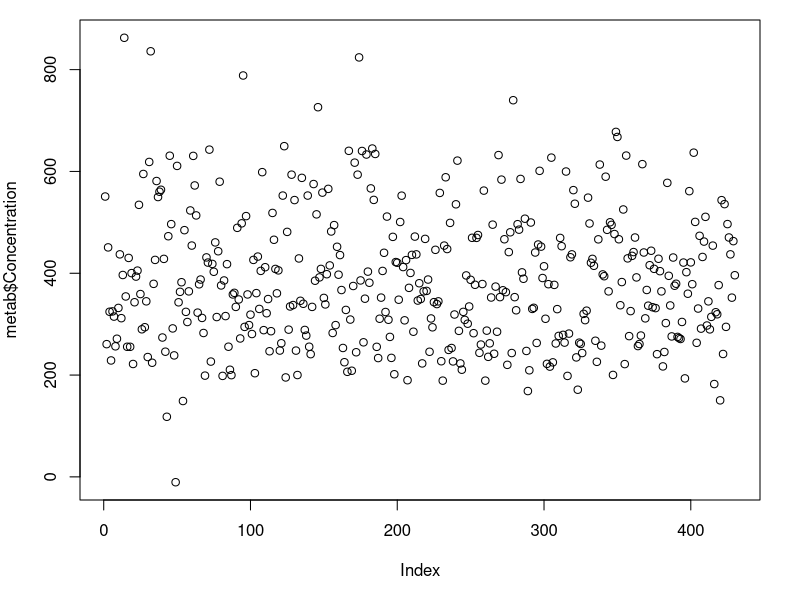
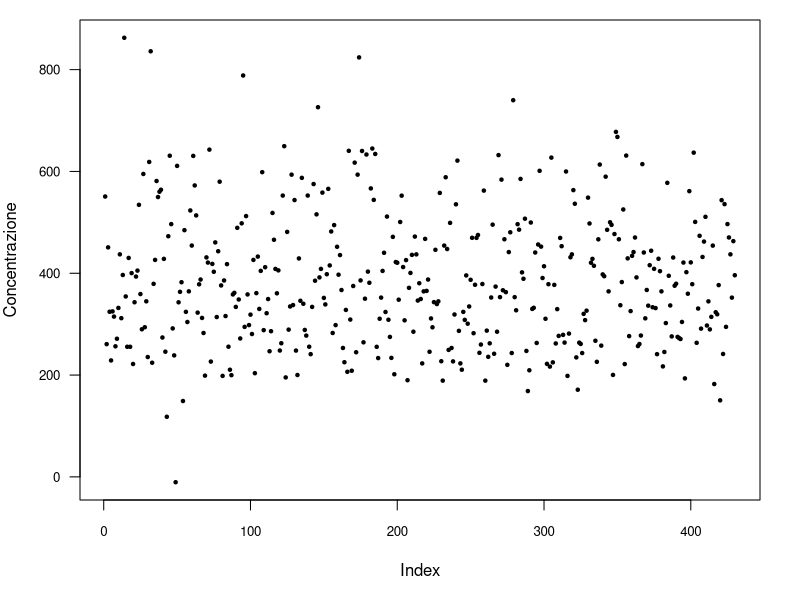
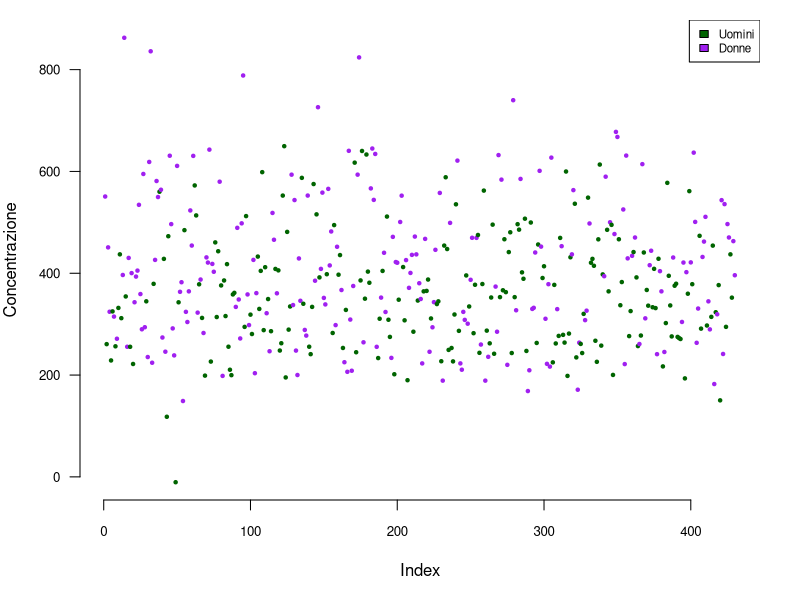
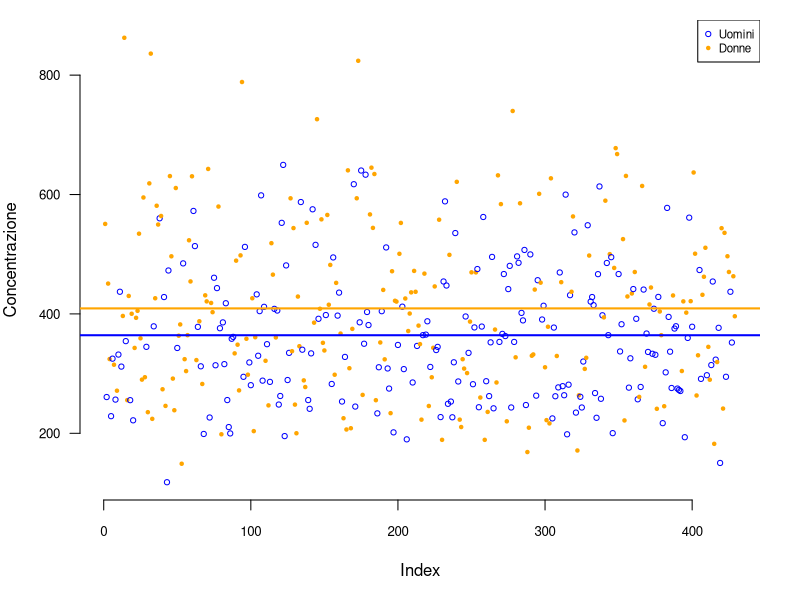
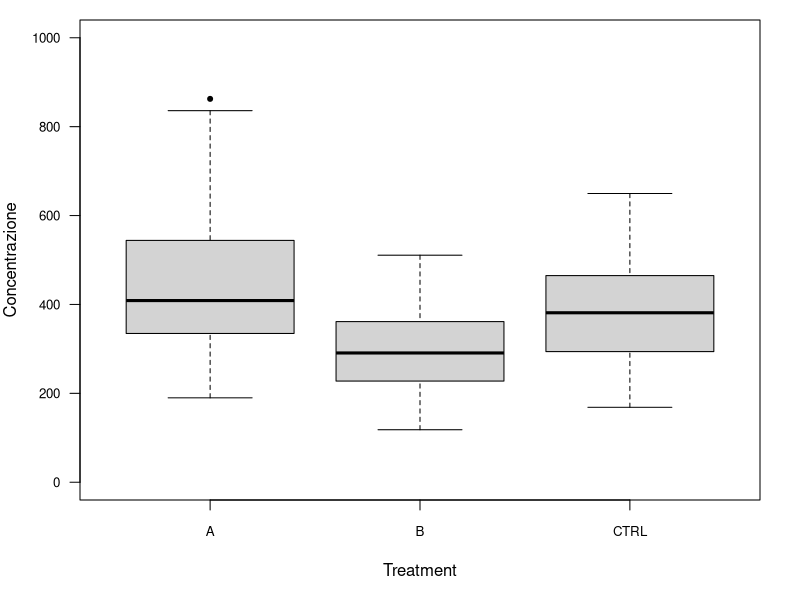
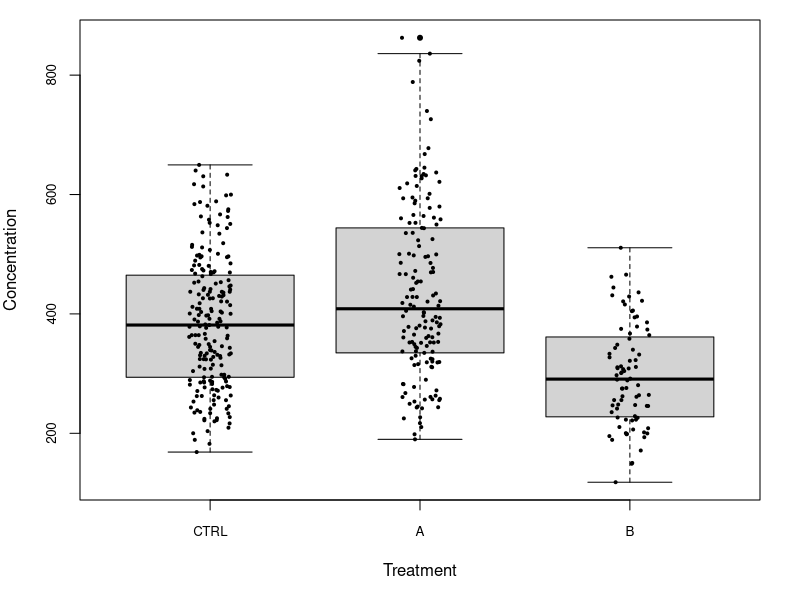
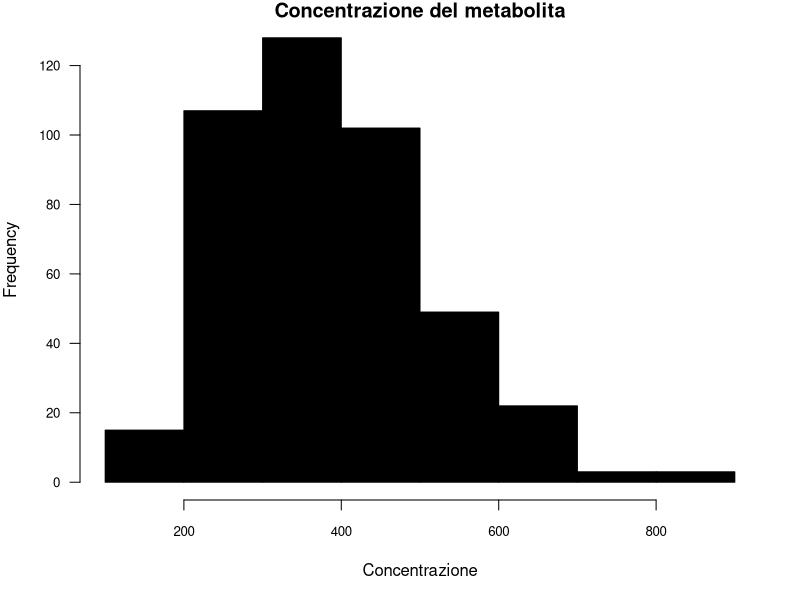
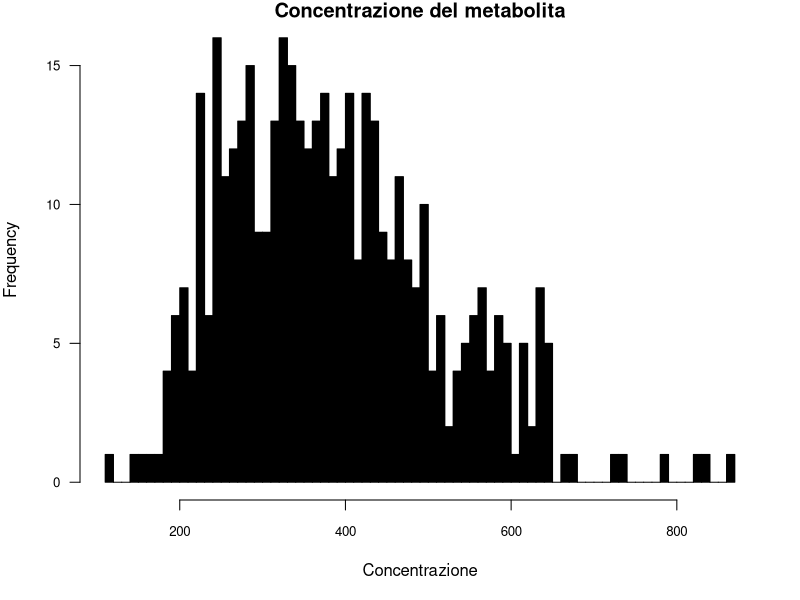

Write R code to recreate these figures, in order.
## ---- chunk 1
library(tufte)
library(xtable)
knitr::opts_chunk$set(echo = TRUE)
knitr::opts_knit$set(global.par = TRUE)

# See https://stackoverflow.com/questions/25646333/code-chunk-font-size-in-rmarkdown-with-knitr-and-latex
def.chunk.hook  <- knitr::knit_hooks$get("chunk")
knitr::knit_hooks$set(chunk = function(x, options) 
  {
  x <- def.chunk.hook(x, options)
  ifelse(options$size != "normalsize", paste0("\\", options$size,"\n\n", x, "\n\n\\normalsize"), x)
  })
## ---- chunk 2
metab <- read.csv("metab-workshop1.csv")
## ---- chunk 3
head(metab)
## ---- chunk 4
colnames(metab)
## ---- chunk 5
nrow(metab)
## ---- chunk 6
# Prendi tutte le righe con _Sex_ = "F" e tutte le colonne.
females <- metab[metab$Sex == "F",] 
nrow(females)
nrow(metab) - nrow(females) # Numero di uomini = totale - donne
## ---- chunk 7
table(metab$Sex)
## ---- chunk 8
summary(metab)
## ---- chunk 9
median(metab$Age)
## ---- chunk 10
par(mar = c(5, 4, 1, 2))
## ---- chunk 11
plot(metab$Concentration)
## ---- chunk 12
plot(metab$Concentration, 
     pch = 20, cex = 0.7, cex.axis = 0.8, las = 1, 
     ylab = "Concentrazione")
## ---- chunk 13
pointcolor <- rep("darkgreen", nrow(metab))
pointcolor[metab$Sex == "F"] <- "purple"
plot(metab$Concentration, col = pointcolor, bty = "n",
     pch = 20, cex = 0.7, cex.axis = 0.8, las = 1, 
     ylab = "Concentrazione")
legend("topright", legend = c("Uomini", "Donne"), fill = c("darkgreen", "purple"), cex = 0.7)
## ---- chunk 14
# Questa funzione ottiene le righe che contengono
# valori negativi, in questo caso riga 49
wrong.val <- which(metab$Concentration < 0)
# Usando - davanti al numero di riga (o colonna) rimuoviamo quella riga (o colonna). Riassegnando il risultato a metab, sovrascriviamo il suo valore precedente
metab <- metab[-wrong.val,]
## ---- chunk 15
pointch <- ifelse(metab$Sex == "F", 20, 21)
pointcol <- ifelse(metab$Sex == "F", "orange", "blue")

plot(metab$Concentration, col = pointcol, bty = "n",
     pch = pointch, cex = 0.7, cex.axis = 0.8, las = 1, 
     ylab = "Concentrazione")
legend("topright", legend = c("Uomini", "Donne"), 
       col = c("blue", "orange"), 
       pch = c(21, 20), cex = 0.7)
mean.M <- mean(metab$Concentration[metab$Sex == "M"])
mean.F <- mean(metab$Concentration[metab$Sex == "F"])
abline(h = mean.M, col = "blue", lwd = 2)
abline(h = mean.F, col = "orange", lwd = 2)
## ---- chunk 16
par(cex.axis = 0.8)
## ---- chunk 17
boxplot(Concentration ~ Treatment, metab, las = 1, 
        ylim = c(0, 1000), pch = 20,
        ylab = "Concentrazione")
## ---- chunk 18
metab$Treatment <- factor(metab$Treatment, levels = c("CTRL", "A", "B")) 
## ---- chunk 19
boxplot(Concentration ~ Treatment, metab, pch = 20)
stripchart(Concentration ~ Treatment, metab, add = TRUE, vert = TRUE, 
           pch = 20, cex = 0.6, 
           method = "jitter", jitter = 0.1)
## ---- chunk 20
hist(metab$Concentration, col = "black", las = 1,
     main = "Concentrazione del metabolita", xlab = "Concentrazione")
## ---- chunk 21
# Istogramma con 100 colonne
hist(metab$Concentration, col = "black", las = 1, br = 100,
     main = "Concentrazione del metabolita", xlab = "Concentrazione")
# Istogramma con colonne da 0 a 1000 di larghezza = 50 
hist(metab$Concentration, col = "black", las = 1, br = seq(0, 1000, 50),
     main = "Concentrazione del metabolita", xlab = "Concentrazione")
## ---- chunk 22
neurons <- read.csv("neurons-workshop1.csv")
## ---- chunk 23
neurons2 <- neurons[complete.cases(neurons),]
nrow(neurons)
mean(neurons$counts)
nrow(neurons2)
mean(neurons2$counts)
## ---- chunk 24
which(complete.cases(neurons) == FALSE)
## ---- chunk 25
neurons[32,]
neurons[45,]
## ---- chunk 26
lizard <- read.csv("lizard-workshop1.csv")
head(lizard)
## ---- chunk 27
library(reshape2)
## ---- chunk 28
lizard.long <- melt(lizard, id.vars = "Lizard", variable.name = "Location", value.name = "Counts")
## ---- chunk 29
head(lizard.long)
## ---- chunk 30
boxplot(Counts ~ Location, lizard.long, las=2, ylab = "Numero di lucertole")
boxplot(Counts ~ Lizard, lizard.long, las=2, ylab = "Numero di lucertole")
